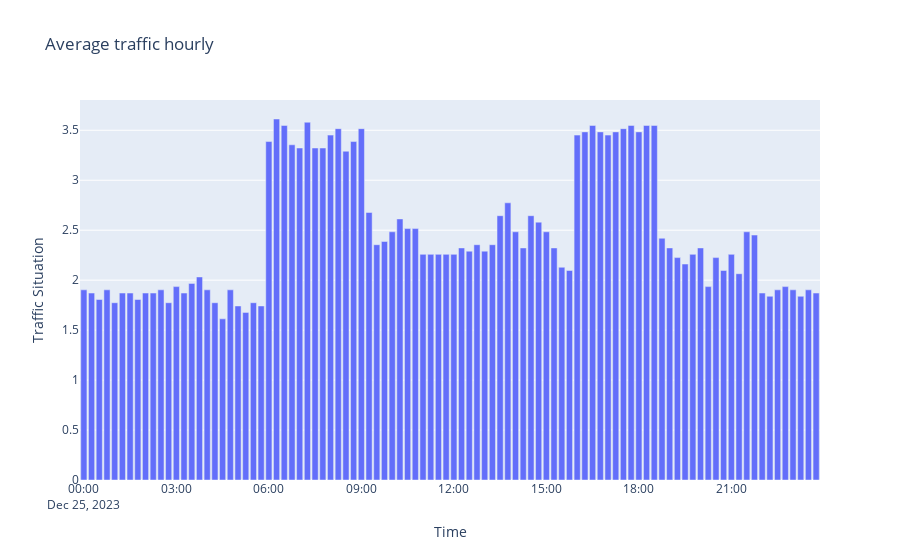

The notebook cell saved with this chart:
### Markdown cell above
#### Average traffic by hour

### Code cell
hourly_df = df.copy()
hourly_df['Traffic Situation'] = hourly_df['Traffic Situation'].map(traffic_conversion_v2)
hourly_df['Time'] = pd.to_datetime(hourly_df['Time'])
hourly_df = hourly_df.groupby('Time')['Traffic Situation'].mean().reset_index()
fig = px.bar(hourly_df, x='Time', y='Traffic Situation', title='Average traffic hourly')
fig.show()
